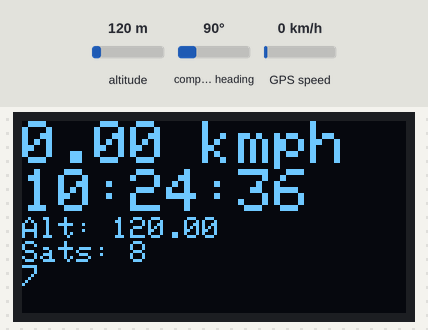
Simulated run of this sketch. Board: Arduino Uno, built with avr-gcc and run on an emulated ATmega328P. On the bench: 128×64 one-colour display. The inputs (shaded band) are chosen by the test bench; at power-on: altitude 120 m, GPS speed 0 km/h, compass heading 90°. The GPS gets a fix after 3 s at 37.7749, -122.4194 with 8 satellites.

Above: at 7.3 s.
7.4 s: altitude set to 20 m
At 9.4 s:
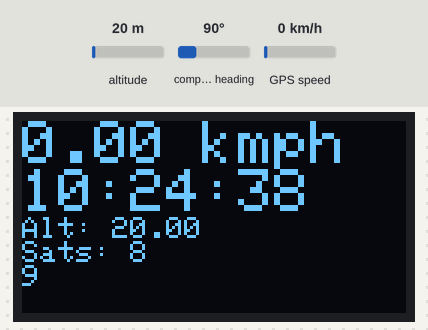
10.5 s: GPS speed set to 2 km/h
At 13.4 s:
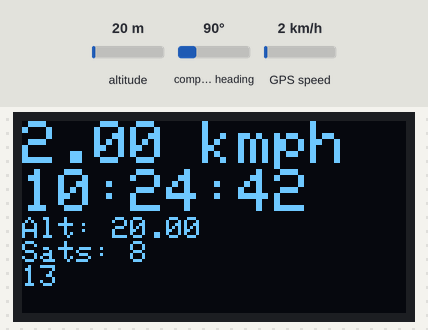
13.5 s: altitude set to 250 m
At 15.5 s:
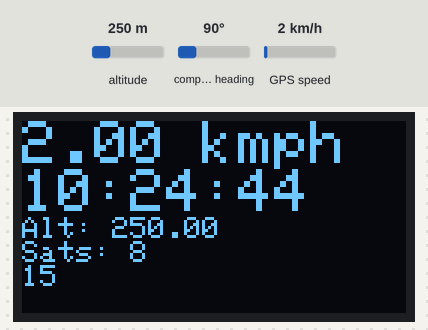
16.5 s: GPS speed set to 30 km/h
At 18.6 s:
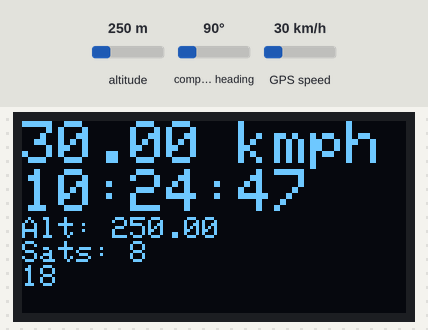
Timing chart, 0 to 20.1 s (numbered marks = the images above; inputs shaded):
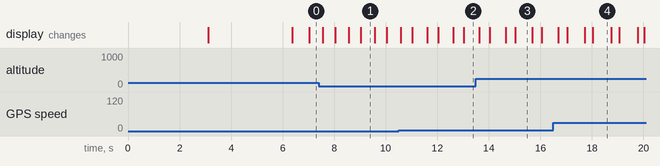

Measured:
- what the display in image 1 shows lasts 0.6 s, from 9.0 s to 9.6 s
- what the display in image 3 shows lasts 0.7 s, from 15.0 s to 15.7 s
- what the display in image 4 shows lasts 0.8 s, from 18.0 s to 18.8 s

The sketch:

gps_logger.ino
```cpp
#include <SD.h>
#include <Wire.h>
#include <Adafruit_SSD1306.h>
#include <TinyGPSPlus.h>

// 'bitmap', 128x64px
const unsigned char pakistan_flag [] PROGMEM = {
  0xff, 0xff, 0xff, 0xff, 0x00, 0x00, 0x00, 0x00, 0x00, 0x00, 0x00, 0x00, 0x00, 0x00, 0x00, 0x00,
  0xff, 0xff, 0xff, 0xff, 0x00, 0x00, 0x00, 0x00, 0x00, 0x00, 0x00, 0x00, 0x00, 0x00, 0x00, 0x00,
  0xff, 0xff, 0xff, 0xff, 0x00, 0x00, 0x00, 0x00, 0x00, 0x00, 0x00, 0x00, 0x00, 0x00, 0x00, 0x00,
  0xff, 0xff, 0xff, 0xff, 0x00, 0x00, 0x00, 0x00, 0x00, 0x00, 0x00, 0x00, 0x00, 0x00, 0x00, 0x00,
  0xff, 0xff, 0xff, 0xff, 0x00, 0x00, 0x00, 0x00, 0x00, 0x00, 0x00, 0x00, 0x00, 0x00, 0x00, 0x00,
  0xff, 0xff, 0xff, 0xff, 0x00, 0x00, 0x00, 0x00, 0x00, 0x00, 0x00, 0x00, 0x00, 0x00, 0x00, 0x00,
  0xff, 0xff, 0xff, 0xff, 0x00, 0x00, 0x00, 0x00, 0x00, 0x00, 0x00, 0x00, 0x00, 0x00, 0x00, 0x00,
  0xff, 0xff, 0xff, 0xff, 0x00, 0x00, 0x00, 0x00, 0x00, 0x00, 0x00, 0x00, 0x00, 0x00, 0x00, 0x00,
  0xff, 0xff, 0xff, 0xff, 0x00, 0x00, 0x00, 0x00, 0x00, 0x00, 0x00, 0x00, 0x00, 0x00, 0x00, 0x00,
  0xff, 0xff, 0xff, 0xff, 0x00, 0x00, 0x00, 0x00, 0x00, 0x00, 0x00, 0x00, 0x00, 0x00, 0x00, 0x00,
  0xff, 0xff, 0xff, 0xff, 0x00, 0x00, 0x00, 0x00, 0x00, 0x00, 0x00, 0x00, 0x00, 0x00, 0x00, 0x00,
  0xff, 0xff, 0xff, 0xff, 0x00, 0x00, 0x00, 0x00, 0x00, 0x00, 0x00, 0x00, 0x00, 0x00, 0x00, 0x00,
  0xff, 0xff, 0xff, 0xff, 0x00, 0x00, 0x00, 0x00, 0x00, 0x00, 0x00, 0x00, 0x00, 0x00, 0x00, 0x00,
  0xff, 0xff, 0xff, 0xff, 0x00, 0x00, 0x00, 0x00, 0x00, 0x00, 0x00, 0x00, 0x00, 0x00, 0x00, 0x00,
  0xff, 0xff, 0xff, 0xff, 0x00, 0x00, 0x00, 0x00, 0x06, 0x00, 0x00, 0x00, 0x00, 0x00, 0x00, 0x00,
  0xff, 0xff, 0xff, 0xff, 0x00, 0x00, 0x00, 0x00, 0x1c, 0x00, 0x00, 0x00, 0x00, 0x00, 0x00, 0x00,
  0xff, 0xff, 0xff, 0xff, 0x00, 0x00, 0x00, 0x00, 0x78, 0x00, 0x00, 0x00, 0x00, 0x00, 0x00, 0x00,
  0xff, 0xff, 0xff, 0xff, 0x00, 0x00, 0x00, 0x01, 0xf0, 0x00, 0x00, 0x00, 0x00, 0x00, 0x00, 0x00,
  0xff, 0xff, 0xff, 0xff, 0x00, 0x00, 0x00, 0x03, 0xe0, 0x00, 0x00, 0x40, 0x00, 0x00, 0x00, 0x00,
  0xff, 0xff, 0xff, 0xff, 0x00, 0x00, 0x00, 0x07, 0xc0, 0x00, 0x00, 0x70, 0x00, 0x00, 0x00, 0x00,
  0xff, 0xff, 0xff, 0xff, 0x00, 0x00, 0x00, 0x0f, 0x80, 0x00, 0x00, 0x39, 0xc0, 0x00, 0x00, 0x00,
  0xff, 0xff, 0xff, 0xff, 0x00, 0x00, 0x00, 0x1f, 0x80, 0x00, 0x00, 0x3f, 0xc0, 0x00, 0x00, 0x00,
  0xff, 0xff, 0xff, 0xff, 0x00, 0x00, 0x00, 0x3f, 0x00, 0x00, 0x00, 0x7f, 0x80, 0x00, 0x00, 0x00,
  0xff, 0xff, 0xff, 0xff, 0x00, 0x00, 0x00, 0x7f, 0x00, 0x00, 0x03, 0xff, 0x00, 0x00, 0x00, 0x00,
  0xff, 0xff, 0xff, 0xff, 0x00, 0x00, 0x00, 0xff, 0x00, 0x00, 0x03, 0xff, 0xc0, 0x00, 0x00, 0x00,
  0xff, 0xff, 0xff, 0xff, 0x00, 0x00, 0x00, 0xfe, 0x00, 0x00, 0x00, 0x3f, 0xe0, 0x00, 0x00, 0x00,
  0xff, 0xff, 0xff, 0xff, 0x00, 0x00, 0x01, 0xfe, 0x00, 0x00, 0x00, 0x18, 0x10, 0x00, 0x00, 0x00,
  0xff, 0xff, 0xff, 0xff, 0x00, 0x00, 0x01, 0xfe, 0x00, 0x00, 0x00, 0x18, 0x00, 0x00, 0x00, 0x00,
  0xff, 0xff, 0xff, 0xff, 0x00, 0x00, 0x01, 0xfe, 0x00, 0x00, 0x00, 0x10, 0x00, 0x00, 0x00, 0x00,
  0xff, 0xff, 0xff, 0xff, 0x00, 0x00, 0x01, 0xfe, 0x00, 0x00, 0x00, 0x00, 0x00, 0x00, 0x00, 0x00,
  0xff, 0xff, 0xff, 0xff, 0x00, 0x00, 0x03, 0xff, 0x00, 0x00, 0x00, 0x00, 0x00, 0x00, 0x00, 0x00,
  0xff, 0xff, 0xff, 0xff, 0x00, 0x00, 0x03, 0xff, 0x00, 0x00, 0x00, 0x00, 0x00, 0x00, 0x00, 0x00,
  0xff, 0xff, 0xff, 0xff, 0x00, 0x00, 0x03, 0xff, 0x00, 0x00, 0x00, 0x00, 0x00, 0x00, 0x00, 0x00,
  0xff, 0xff, 0xff, 0xff, 0x00, 0x00, 0x03, 0xff, 0x80, 0x00, 0x00, 0x00, 0x00, 0x00, 0x00, 0x00,
  0xff, 0xff, 0xff, 0xff, 0x00, 0x00, 0x01, 0xff, 0x80, 0x00, 0x00, 0x00, 0x00, 0x00, 0x00, 0x00,
  0xff, 0xff, 0xff, 0xff, 0x00, 0x00, 0x01, 0xff, 0xc0, 0x00, 0x00, 0x00, 0x00, 0x00, 0x00, 0x00,
  0xff, 0xff, 0xff, 0xff, 0x00, 0x00, 0x01, 0xff, 0xc0, 0x00, 0x00, 0x00, 0x00, 0x00, 0x00, 0x00,
  0xff, 0xff, 0xff, 0xff, 0x00, 0x00, 0x01, 0xff, 0xe0, 0x00, 0x00, 0x00, 0x00, 0x00, 0x00, 0x00,
  0xff, 0xff, 0xff, 0xff, 0x00, 0x00, 0x00, 0xff, 0xf0, 0x00, 0x00, 0x00, 0x00, 0x00, 0x00, 0x00,
  0xff, 0xff, 0xff, 0xff, 0x00, 0x00, 0x00, 0xff, 0xf8, 0x00, 0x00, 0x00, 0x00, 0x00, 0x00, 0x00,
  0xff, 0xff, 0xff, 0xff, 0x00, 0x00, 0x00, 0x7f, 0xfe, 0x00, 0x00, 0x00, 0x00, 0x00, 0x00, 0x00,
  0xff, 0xff, 0xff, 0xff, 0x00, 0x00, 0x00, 0x3f, 0xff, 0x00, 0x00, 0x00, 0x04, 0x00, 0x00, 0x00,
  0xff, 0xff, 0xff, 0xff, 0x00, 0x00, 0x00, 0x1f, 0xff, 0xc0, 0x00, 0x00, 0x1c, 0x00, 0x00, 0x00,
  0xff, 0xff, 0xff, 0xff, 0x00, 0x00, 0x00, 0x1f, 0xff, 0xf0, 0x00, 0x00, 0x78, 0x00, 0x00, 0x00,
  0xff, 0xff, 0xff, 0xff, 0x00, 0x00, 0x00, 0x0f, 0xff, 0xff, 0x00, 0x07, 0xf0, 0x00, 0x00, 0x00,
  0xff, 0xff, 0xff, 0xff, 0x00, 0x00, 0x00, 0x03, 0xff, 0xff, 0xff, 0xff, 0xc0, 0x00, 0x00, 0x00,
  0xff, 0xff, 0xff, 0xff, 0x00, 0x00, 0x00, 0x01, 0xff, 0xff, 0xff, 0xff, 0x80, 0x00, 0x00, 0x00,
  0xff, 0xff, 0xff, 0xff, 0x00, 0x00, 0x00, 0x00, 0x7f, 0xff, 0xff, 0xfe, 0x00, 0x00, 0x00, 0x00,
  0xff, 0xff, 0xff, 0xff, 0x00, 0x00, 0x00, 0x00, 0x1f, 0xff, 0xff, 0xf8, 0x00, 0x00, 0x00, 0x00,
  0xff, 0xff, 0xff, 0xff, 0x00, 0x00, 0x00, 0x00, 0x07, 0xff, 0xff, 0xe0, 0x00, 0x00, 0x00, 0x00,
  0xff, 0xff, 0xff, 0xff, 0x00, 0x00, 0x00, 0x00, 0x00, 0x7f, 0xfe, 0x00, 0x00, 0x00, 0x00, 0x00,
  0xff, 0xff, 0xff, 0xff, 0x00, 0x00, 0x00, 0x00, 0x00, 0x00, 0x00, 0x00, 0x00, 0x00, 0x00, 0x00,
  0xff, 0xff, 0xff, 0xff, 0x00, 0x00, 0x00, 0x00, 0x00, 0x00, 0x00, 0x00, 0x00, 0x00, 0x00, 0x00,
  0xff, 0xff, 0xff, 0xff, 0x00, 0x00, 0x00, 0x00, 0x00, 0x00, 0x00, 0x00, 0x00, 0x00, 0x00, 0x00,
  0xff, 0xff, 0xff, 0xff, 0x00, 0x00, 0x00, 0x00, 0x00, 0x00, 0x00, 0x00, 0x00, 0x00, 0x00, 0x00,
  0xff, 0xff, 0xff, 0xff, 0x00, 0x00, 0x00, 0x00, 0x00, 0x00, 0x00, 0x00, 0x00, 0x00, 0x00, 0x00,
  0xff, 0xff, 0xff, 0xff, 0x00, 0x00, 0x00, 0x00, 0x00, 0x00, 0x00, 0x00, 0x00, 0x00, 0x00, 0x00,
  0xff, 0xff, 0xff, 0xff, 0x00, 0x00, 0x00, 0x00, 0x00, 0x00, 0x00, 0x00, 0x00, 0x00, 0x00, 0x00,
  0xff, 0xff, 0xff, 0xff, 0x00, 0x00, 0x00, 0x00, 0x00, 0x00, 0x00, 0x00, 0x00, 0x00, 0x00, 0x00,
  0xff, 0xff, 0xff, 0xff, 0x00, 0x00, 0x00, 0x00, 0x00, 0x00, 0x00, 0x00, 0x00, 0x00, 0x00, 0x00,
  0xff, 0xff, 0xff, 0xff, 0x00, 0x00, 0x00, 0x00, 0x00, 0x00, 0x00, 0x00, 0x00, 0x00, 0x00, 0x00,
  0xff, 0xff, 0xff, 0xff, 0x00, 0x00, 0x00, 0x00, 0x00, 0x00, 0x00, 0x00, 0x00, 0x00, 0x00, 0x00,
  0xff, 0xff, 0xff, 0xff, 0x00, 0x00, 0x00, 0x00, 0x00, 0x00, 0x00, 0x00, 0x00, 0x00, 0x00, 0x00,
  0xff, 0xff, 0xff, 0xff, 0x00, 0x00, 0x00, 0x00, 0x00, 0x00, 0x00, 0x00, 0x00, 0x00, 0x00, 0x00
};

// 'allah_bitmap', 128x64px
const unsigned char allah [] PROGMEM = {
  0xff, 0xff, 0xff, 0xff, 0xff, 0xff, 0xff, 0xff, 0xff, 0xff, 0xff, 0xff, 0xff, 0xff, 0xff, 0xff,
  0xff, 0xff, 0xff, 0xff, 0xff, 0xff, 0xff, 0xff, 0xff, 0xff, 0xff, 0xff, 0xff, 0xff, 0xff, 0xff,
  0xff, 0xff, 0xff, 0xff, 0xff, 0xff, 0xff, 0xff, 0xff, 0xff, 0xff, 0xff, 0xff, 0xff, 0xff, 0xff,
  0xff, 0xff, 0xff, 0xff, 0xff, 0xff, 0xff, 0xff, 0xff, 0xff, 0xff, 0xff, 0xff, 0xff, 0xff, 0xff,
  0xff, 0xff, 0xff, 0xff, 0xff, 0xff, 0xff, 0xff, 0xff, 0xff, 0xff, 0xff, 0xff, 0xff, 0xff, 0xff,
  0xff, 0xff, 0xff, 0xff, 0xff, 0xff, 0xff, 0xff, 0xff, 0xff, 0xff, 0xff, 0xff, 0xff, 0xff, 0xff,
  0xff, 0xff, 0xff, 0xff, 0xff, 0xff, 0xff, 0xff, 0xff, 0xff, 0xff, 0xff, 0xff, 0xff, 0xff, 0xff,
  0xff, 0xff, 0xff, 0xff, 0xff, 0xff, 0xff, 0xff, 0xff, 0xff, 0xff, 0xff, 0xff, 0xff, 0xff, 0xff,
  0xff, 0xff, 0xff, 0xff, 0xff, 0xff, 0xff, 0xff, 0xff, 0xff, 0xff, 0xff, 0xff, 0xff, 0xff, 0xff,
  0xff, 0xff, 0xff, 0xff, 0xff, 0xff, 0xff, 0x9f, 0xff, 0xff, 0xff, 0xff, 0xff, 0xff, 0xff, 0xff,
  0xff, 0xff, 0xff, 0xff, 0xff, 0xff, 0xff, 0x8f, 0xff, 0xff, 0xff, 0xff, 0xff, 0xff, 0xff, 0xff,
  0xff, 0xff, 0xff, 0xff, 0xff, 0xff, 0xff, 0x87, 0xff, 0xff, 0xff, 0xff, 0xff, 0xff, 0xff, 0xff,
  0xff, 0xff, 0xff, 0xff, 0xff, 0xff, 0xff, 0xc3, 0xff, 0xff, 0xff, 0xff, 0xff, 0xff, 0xff, 0xff,
  0xff, 0xff, 0xff, 0xff, 0xff, 0xff, 0xff, 0xf3, 0xff, 0xff, 0xff, 0xff, 0xbf, 0xff, 0xff, 0xff,
  0xff, 0xff, 0xff, 0xff, 0xff, 0xff, 0xff, 0xf3, 0xff, 0xff, 0xff, 0xff, 0x1f, 0xff, 0xff, 0xff,
  0xff, 0xff, 0xff, 0xff, 0xff, 0xff, 0xff, 0xfb, 0xff, 0xff, 0xff, 0xff, 0x1f, 0xff, 0xff, 0xff,
  0xff, 0xff, 0xff, 0xff, 0xff, 0xff, 0xff, 0xff, 0xff, 0xff, 0xff, 0xfe, 0x1f, 0xff, 0xff, 0xff,
  0xff, 0xff, 0xff, 0xff, 0xff, 0xff, 0xff, 0xff, 0xdf, 0xff, 0xff, 0xfe, 0x1f, 0xff, 0xff, 0xff,
  0xff, 0xff, 0xff, 0xff, 0xff, 0xff, 0xff, 0xef, 0x9f, 0xff, 0xff, 0xff, 0x0f, 0xff, 0xff, 0xff,
  0xff, 0xff, 0xff, 0xff, 0xff, 0xff, 0xdf, 0xcf, 0x9f, 0xff, 0xff, 0xff, 0x0f, 0xff, 0xff, 0xff,
  0xff, 0xff, 0xff, 0xff, 0xff, 0xff, 0x9f, 0x8f, 0x1f, 0xff, 0xff, 0xff, 0x0f, 0xff, 0xff, 0xff,
  0xff, 0xff, 0xff, 0xff, 0xff, 0xff, 0x9f, 0x80, 0x3f, 0xff, 0xff, 0xff, 0x87, 0xff, 0xff, 0xff,
  0xff, 0xff, 0xff, 0xff, 0xff, 0xff, 0x8c, 0x00, 0x7f, 0xff, 0xff, 0xff, 0x87, 0xff, 0xff, 0xff,
  0xff, 0xff, 0xff, 0xff, 0xff, 0xff, 0x80, 0x7f, 0xff, 0xef, 0xff, 0xff, 0x87, 0xff, 0xff, 0xff,
  0xff, 0xff, 0xff, 0xff, 0xff, 0xff, 0xc1, 0xff, 0xff, 0xe7, 0xff, 0xff, 0xc3, 0xff, 0xff, 0xff,
  0xff, 0xff, 0xff, 0xff, 0xff, 0xff, 0xff, 0xff, 0xff, 0xe7, 0xff, 0xff, 0xc3, 0xff, 0xff, 0xff,
  0xff, 0xff, 0xff, 0xff, 0xff, 0xff, 0xff, 0xf3, 0xff, 0xe3, 0xff, 0xff, 0xe1, 0xff, 0xff, 0xff,
  0xff, 0xff, 0xff, 0xff, 0xff, 0xff, 0xff, 0xf3, 0xff, 0xe3, 0xff, 0xff, 0xe1, 0xff, 0xff, 0xff,
  0xff, 0xff, 0xff, 0xff, 0xff, 0xff, 0xff, 0xf1, 0xff, 0xe1, 0xff, 0xff, 0xf1, 0xff, 0xff, 0xff,
  0xff, 0xff, 0xff, 0xff, 0xff, 0xff, 0xff, 0xf1, 0xff, 0xe0, 0xff, 0xff, 0xf0, 0xff, 0xff, 0xff,
  0xff, 0xff, 0xff, 0xff, 0xff, 0xff, 0xff, 0xf0, 0xff, 0xf0, 0xff, 0xff, 0xf0, 0xff, 0xff, 0xff,
  0xff, 0xff, 0xff, 0xff, 0xff, 0x9f, 0xff, 0xf0, 0xff, 0xf8, 0x7f, 0xff, 0xf8, 0x7f, 0xff, 0xff,
  0xff, 0xff, 0xff, 0xff, 0xff, 0x1f, 0xff, 0xf8, 0x7f, 0xf8, 0x3f, 0xff, 0xf8, 0x7f, 0xff, 0xff,
  0xff, 0xff, 0xff, 0xff, 0xff, 0x1f, 0xff, 0xf8, 0x7f, 0xfc, 0x3f, 0xff, 0xfc, 0x7f, 0xff, 0xff,
  0xff, 0xff, 0xff, 0xff, 0xff, 0x1f, 0xff, 0xfc, 0x3f, 0xfc, 0x1f, 0xff, 0xfc, 0x3f, 0xff, 0xff,
  0xff, 0xff, 0xff, 0xff, 0xfc, 0x1f, 0xff, 0xfc, 0x3f, 0xfe, 0x0f, 0xff, 0xfe, 0x3f, 0xff, 0xff,
  0xff, 0xff, 0xff, 0xff, 0xe0, 0x1f, 0xff, 0xfe, 0x1f, 0xff, 0x0f, 0xff, 0xfe, 0x3f, 0xff, 0xff,
  0xff, 0xff, 0xff, 0xff, 0x07, 0x1f, 0xff, 0xfe, 0x1f, 0xff, 0x07, 0xff, 0xfe, 0x1f, 0xff, 0xff,
  0xff, 0xff, 0xff, 0xf8, 0x3f, 0x1f, 0xff, 0xfe, 0x0f, 0xff, 0x87, 0xff, 0xff, 0x1f, 0xff, 0xff,
  0xff, 0xff, 0xff, 0xc0, 0xff, 0x1f, 0xff, 0xff, 0x07, 0xff, 0xc3, 0xff, 0xff, 0x1f, 0xff, 0xff,
  0xff, 0xff, 0xff, 0x07, 0xff, 0x0f, 0xff, 0xff, 0x03, 0xff, 0xc3, 0xff, 0xff, 0x9f, 0xff, 0xff,
  0xff, 0xff, 0xfe, 0x3f, 0xff, 0x0f, 0xff, 0xff, 0x00, 0xff, 0xe3, 0xff, 0xff, 0x9f, 0xff, 0xff,
  0xff, 0xff, 0xfc, 0xff, 0xff, 0x07, 0xff, 0xfe, 0x00, 0x1f, 0xf3, 0xff, 0xff, 0x9f, 0xff, 0xff,
  0xff, 0xff, 0xf8, 0xff, 0xe0, 0x01, 0xff, 0xf8, 0x60, 0x01, 0xe3, 0xff, 0xff, 0x9f, 0xff, 0xff,
  0xff, 0xff, 0xf0, 0x00, 0x00, 0x00, 0x7f, 0xc0, 0xf0, 0x00, 0x07, 0xff, 0xff, 0x9f, 0xff, 0xff,
  0xff, 0xff, 0xe0, 0x00, 0x00, 0xc0, 0x00, 0x00, 0xfc, 0x00, 0x07, 0xff, 0xff, 0xff, 0xff, 0xff,
  0xff, 0xff, 0xe0, 0x00, 0x03, 0xe0, 0x00, 0x03, 0xff, 0x80, 0x0f, 0xff, 0xff, 0xff, 0xff, 0xff,
  0xff, 0xff, 0xf0, 0x00, 0x1f, 0xf0, 0x00, 0x07, 0xff, 0xf8, 0x3f, 0xff, 0xff, 0xff, 0xff, 0xff,
  0xff, 0xff, 0xff, 0xff, 0xff, 0xfc, 0x00, 0x1f, 0xff, 0xff, 0xff, 0xff, 0xff, 0xff, 0xff, 0xff,
  0xff, 0xff, 0xff, 0xff, 0xff, 0xff, 0xff, 0xff, 0xff, 0xff, 0xff, 0xff, 0xff, 0xff, 0xff, 0xff,
  0xff, 0xff, 0xff, 0xff, 0xff, 0xff, 0xff, 0xff, 0xff, 0xff, 0xff, 0xff, 0xff, 0xff, 0xff, 0xff,
  0xff, 0xff, 0xff, 0xff, 0xff, 0xff, 0xff, 0xff, 0xff, 0xff, 0xff, 0xff, 0xff, 0xff, 0xff, 0xff,
  0xff, 0xff, 0xff, 0xff, 0xff, 0xff, 0xff, 0xff, 0xff, 0xff, 0xff, 0xff, 0xff, 0xff, 0xff, 0xff,
  0xff, 0xff, 0xff, 0xff, 0xff, 0xff, 0xff, 0xff, 0xff, 0xff, 0xff, 0xff, 0xff, 0xff, 0xff, 0xff,
  0xff, 0xff, 0xff, 0xff, 0xff, 0xff, 0xff, 0xff, 0xff, 0xff, 0xff, 0xff, 0xff, 0xff, 0xff, 0xff,
  0xff, 0xff, 0xff, 0xff, 0xff, 0xff, 0xff, 0xff, 0xff, 0xff, 0xff, 0xff, 0xff, 0xff, 0xff, 0xff,
  0xff, 0xff, 0xff, 0xff, 0xff, 0xff, 0xff, 0xff, 0xff, 0xff, 0xff, 0xff, 0xff, 0xff, 0xff, 0xff,
  0xff, 0xff, 0xff, 0xff, 0xff, 0xff, 0xff, 0xff, 0xff, 0xff, 0xff, 0xff, 0xff, 0xff, 0xff, 0xff,
  0xff, 0xff, 0xff, 0xff, 0xff, 0xff, 0xff, 0xff, 0xff, 0xff, 0xff, 0xff, 0xff, 0xff, 0xff, 0xff,
  0xff, 0xff, 0xff, 0xff, 0xff, 0xff, 0xff, 0xff, 0xff, 0xff, 0xff, 0xff, 0xff, 0xff, 0xff, 0xff,
  0xff, 0xff, 0xff, 0xff, 0xff, 0xff, 0xff, 0xff, 0xff, 0xff, 0xff, 0xff, 0xff, 0xff, 0xff, 0xff,
  0xff, 0xff, 0xff, 0xff, 0xff, 0xff, 0xff, 0xff, 0xff, 0xff, 0xff, 0xff, 0xff, 0xff, 0xff, 0xff,
  0xff, 0xff, 0xff, 0xff, 0xff, 0xff, 0xff, 0xff, 0xff, 0xff, 0xff, 0xff, 0xff, 0xff, 0xff, 0xff,
  0xff, 0xff, 0xff, 0xff, 0xff, 0xff, 0xff, 0xff, 0xff, 0xff, 0xff, 0xff, 0xff, 0xff, 0xff, 0xff
};

Adafruit_SSD1306 led(128, 64, &Wire, -1);
TinyGPSPlus gps;

unsigned long prevTime = 0;
float lat = 0.0;
float lng = 0.0;
float speed = 0.0;
byte hour = 0;
byte minute = 0;
byte second = 0;
byte numOfSats = 0;
float altitude = 0;

void displayTime(byte hour, byte minute, byte second) {

  if (hour < 10) led.print('0');
  led.print(hour);
  led.print(':');

  if (minute < 10) led.print('0');
  led.print(minute);
  led.print(':');

  if (second < 10) led.print('0');
  led.println(second);
}

void setup() {
  Serial.begin(9600);
  led.begin(SSD1306_SWITCHCAPVCC, 0x3C);
  led.clearDisplay();

  led.drawBitmap(0, 0, allah, 128, 64, 1);
  led.display();
  delay(3000);

  led.clearDisplay();
  led.drawBitmap(0, 0, pakistan_flag, 128, 64, 1);
  led.display();
  delay(3000);

  led.setTextColor(SSD1306_WHITE);
}

void loop() {
  led.clearDisplay();
  led.setCursor(0, 0);

  while (Serial.available()) {
    gps.encode(Serial.read());

    if (gps.time.isValid()) {
      hour = gps.time.hour();
      minute = gps.time.minute();
      second = gps.time.second();
    }

    if (gps.location.isValid()) {
      lat = gps.location.lat();
      lng = gps.location.lng();
    }

    if (gps.speed.isValid()) {
      speed = gps.speed.kmph();
    }

    if (gps.altitude.isValid()) {
      altitude = gps.altitude.meters();
    }

    if (gps.satellites.isValid()) {
      numOfSats = gps.satellites.value();
    }
  }

  if (millis() - prevTime >= 2000 && lat != 0.0 && lng != 0.0) {

    prevTime = millis();
  }

  led.setTextSize(2);
  led.print(speed);
  led.println(" kmph");

  displayTime(hour, minute, second);

  led.setTextSize(1);

  led.print("Alt: ");
  led.println(altitude, 2);

  led.print("Sats: ");
  led.println(numOfSats);

  led.println(millis() / 1000);
  led.display();
}
```
